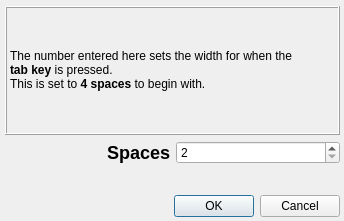
<?xml version="1.0" encoding="UTF-8"?>
<ui version="4.0">
 <class>dialogTabWidth</class>
 <widget class="QDialog" name="dialogTabWidth">
  <property name="geometry">
   <rect>
    <x>0</x>
    <y>0</y>
    <width>344</width>
    <height>221</height>
   </rect>
  </property>
  <property name="windowTitle">
   <string>Tab Width</string>
  </property>
  <property name="windowIcon">
   <iconset>
    <normalon>:/images/win/logo32.png</normalon>
   </iconset>
  </property>
  <widget class="QWidget" name="layoutWidget">
   <property name="geometry">
    <rect>
     <x>5</x>
     <y>6</y>
     <width>335</width>
     <height>211</height>
    </rect>
   </property>
   <layout class="QVBoxLayout" name="verticalLayout">
    <item>
     <widget class="QLabel" name="help">
      <property name="frameShape">
       <enum>QFrame::Box</enum>
      </property>
      <property name="frameShadow">
       <enum>QFrame::Raised</enum>
      </property>
      <property name="text">
       <string>The number entered here sets the width for when the &lt;br /&gt;&lt;b&gt;tab key&lt;/b&gt; is pressed. &lt;br /&gt;This is set to &lt;b&gt;4 spaces&lt;/b&gt; to begin with.</string>
      </property>
      <property name="textFormat">
       <enum>Qt::RichText</enum>
      </property>
      <property name="wordWrap">
       <bool>true</bool>
      </property>
      <property name="margin">
       <number>-5</number>
      </property>
     </widget>
    </item>
    <item>
     <layout class="QHBoxLayout" name="horizontalLayout">
      <item>
       <widget class="QLabel" name="label">
        <property name="text">
         <string>&lt;h2&gt;Spaces&lt;/h2&gt;</string>
        </property>
        <property name="textFormat">
         <enum>Qt::RichText</enum>
        </property>
        <property name="alignment">
         <set>Qt::AlignRight|Qt::AlignTrailing|Qt::AlignVCenter</set>
        </property>
       </widget>
      </item>
      <item>
       <widget class="QSpinBox" name="tabSpinBox">
        <property name="minimum">
         <number>2</number>
        </property>
        <property name="maximum">
         <number>20</number>
        </property>
       </widget>
      </item>
     </layout>
    </item>
    <item>
     <spacer name="verticalSpacer">
      <property name="orientation">
       <enum>Qt::Vertical</enum>
      </property>
      <property name="sizeType">
       <enum>QSizePolicy::Maximum</enum>
      </property>
      <property name="sizeHint" stdset="0">
       <size>
        <width>330</width>
        <height>25</height>
       </size>
      </property>
     </spacer>
    </item>
    <item>
     <widget class="QDialogButtonBox" name="okCancel">
      <property name="orientation">
       <enum>Qt::Horizontal</enum>
      </property>
      <property name="standardButtons">
       <set>QDialogButtonBox::Cancel|QDialogButtonBox::Ok</set>
      </property>
      <property name="centerButtons">
       <bool>false</bool>
      </property>
     </widget>
    </item>
   </layout>
  </widget>
 </widget>
 <tabstops>
  <tabstop>tabSpinBox</tabstop>
  <tabstop>okCancel</tabstop>
 </tabstops>
 <resources>
  <include location="jotter.qrc"/>
 </resources>
 <connections>
  <connection>
   <sender>okCancel</sender>
   <signal>accepted()</signal>
   <receiver>dialogTabWidth</receiver>
   <slot>accept()</slot>
   <hints>
    <hint type="sourcelabel">
     <x>248</x>
     <y>254</y>
    </hint>
    <hint type="destinationlabel">
     <x>157</x>
     <y>274</y>
    </hint>
   </hints>
  </connection>
  <connection>
   <sender>okCancel</sender>
   <signal>rejected()</signal>
   <receiver>dialogTabWidth</receiver>
   <slot>reject()</slot>
   <hints>
    <hint type="sourcelabel">
     <x>316</x>
     <y>260</y>
    </hint>
    <hint type="destinationlabel">
     <x>286</x>
     <y>274</y>
    </hint>
   </hints>
  </connection>
 </connections>
</ui>
